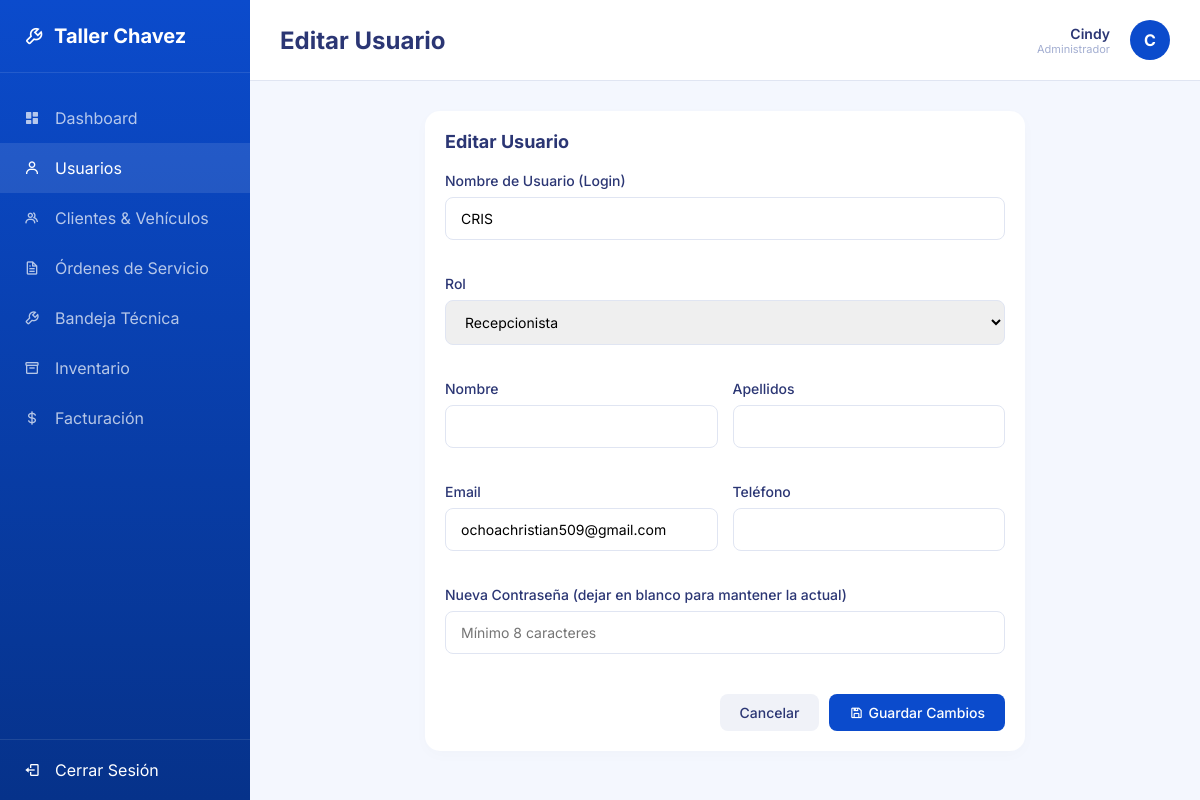
The app's page /usuarios/editar/1/ (signed in) with its own data.
### usuarios/models.py (models this page shows, shortened)
class UsuarioPersonalizado(AbstractUser):
    ROLES = (
        ('ADMIN', 'Administrador'),
        ('MECANICO', 'Mecánico'),
        ('RECEPCIONISTA', 'Recepcionista'),
    )
    rol = models.CharField(max_length=20, choices=ROLES, default='RECEPCIONISTA')
    telefono = models.CharField(max_length=20, blank=True, null=True)

### usuarios/views.py (the view)
# urls.py: path('editar/<int:pk>/', views.usuario_editar, name='usuario_editar'),
@admin_required
def usuario_editar(request, pk):
    usuario = get_object_or_404(UsuarioPersonalizado, pk=pk)
    if request.method == 'POST':
        form = UsuarioForm(request.POST, instance=usuario)
        if form.is_valid():
            user_obj = form.save(commit=False)
            password = form.cleaned_data.get('password')
            if password:
                user_obj.set_password(password)
            user_obj.save()
            messages.success(request, 'Usuario actualizado exitosamente.')
            return redirect('usuarios_lista')
        else:
            for field, errors in form.errors.items():
                for error in errors:
                    messages.error(request, f"{error}")
    else:
        form = UsuarioForm(instance=usuario)
    return render(request, 'usuarios/usuario_form.html', {'form': form, 'usuario': usuario, 'accion': 'Editar'})

### usuarios/forms.py (shortened to what this page needs)
class UsuarioForm(forms.ModelForm):
    password = forms.CharField(
        widget=forms.PasswordInput(attrs={'class': 'form-control', 'placeholder': 'Mínimo 8 caracteres'}),
        required=False,
        label='Contraseña',
        help_text='Mínimo 8 caracteres.'
    )
    class Meta:
        model = UsuarioPersonalizado
        fields = ['username', 'first_name', 'last_name', 'email', 'rol', 'telefono', 'password']
        widgets = {
            'username': forms.TextInput(attrs={'class': 'form-control', 'required': 'required'}),
            'first_name': forms.TextInput(attrs={'class': 'form-control', 'required': 'required'}),
            'last_name': forms.TextInput(attrs={'class': 'form-control', 'required': 'required'}),
            'email': forms.EmailInput(attrs={'class': 'form-control', 'required': 'required'}),
            'rol': forms.Select(attrs={'class': 'form-control', 'required': 'required'}),
            'telefono': forms.TextInput(attrs={'class': 'form-control'}),
        }

### usuarios/templates/usuarios/usuario_form.html (shortened to what this page needs)
{% extends 'base.html' %}
{% block page_title %}{{ accion }} Usuario{% endblock %}
{% block content %}
<div class="card-table" style="max-width: 600px; margin: 0 auto; padding: 20px;">
    <div class="card-table-header">{{ accion }} Usuario</div>
    <form method="POST">
        <div style="display: grid; grid-template-columns: 1fr; gap: 15px;">
            <div class="form-group">
                <label>Nombre de Usuario (Login)</label>
                {{ form.username }}
            </div>
            <div class="form-group">
                <label>Rol</label>
                {{ form.rol }}
            </div>
            <div style="display: grid; grid-template-columns: 1fr 1fr; gap: 15px;">
                <div class="form-group">
                    <label>Nombre</label>
                    {{ form.first_name }}
                </div>
                <div class="form-group">
                    <label>Apellidos</label>
                    {{ form.last_name }}
                </div>
            </div>
            <div style="display: grid; grid-template-columns: 1fr 1fr; gap: 15px;">
                <div class="form-group">
                    <label>Email</label>
                    {{ form.email }}
                </div>
                <div class="form-group">
                    <label>Teléfono</label>
                    {{ form.telefono }}
                </div>
            </div>
            <div class="form-group">
                <label>Nueva Contraseña (dejar en blanco para mantener la actual)</label>
                {{ form.password }}
            </div>
        </div>
        <div style="margin-top: 20px; display: flex; justify-content: flex-end; gap: 10px;">
            <a href="{% url 'usuarios_lista' %}" class="btn btn-secondary" style="text-decoration: none;">Cancelar</a>
            <button type="submit" class="btn btn-primary"><i class='bx bx-save'></i> Guardar Cambios</button>
        </div>
    </form>
</div>
{% endblock %}

### nucleo/templates/base.html (shortened to what this page needs)
<!DOCTYPE html>
<html lang="es">
<head>
    <link href="https://unpkg.com/boxicons@2.1.4/css/boxicons.min.css" rel="stylesheet">
    {% load static %}
    <link rel="stylesheet" href="{% static 'css/estilos.css' %}">
</head>
<body>
    <aside class="sidebar">
        <div class="sidebar-header">
            <i class='bx bx-wrench'></i>
            <span>Taller Chavez</span>
        </div>
        <ul class="nav-links">
            <a href="{% url 'dashboard' %}">
                <li class="{% if request.resolver_match.url_name == 'dashboard' %}active{% endif %}">
                    <i class='bx bxs-dashboard'></i> Dashboard
                </li>
            </a>
            {% if request.user.rol == 'ADMIN' %}
            <a href="{% url 'usuarios_lista' %}">
                <li class="{% if 'usuario' in request.resolver_match.url_name %}active{% endif %}">
                    <i class='bx bx-user'></i> Usuarios
                </li>
            </a>
            {% endif %}
            {% if request.user.rol == 'ADMIN' or request.user.rol == 'RECEPCIONISTA' %}
            <a href="{% url 'clientes_lista' %}">
                <li class="{% if 'cliente' in request.resolver_match.url_name %}active{% endif %}">
                    <i class='bx bx-group'></i> Clientes & Vehículos
                </li>
            </a>
            {% endif %}
            <a href="{% url 'ordenes_lista' %}">
                <li class="{% if 'orden' in request.resolver_match.url_name and request.resolver_match.url_name != 'ordenes_bandeja' %}active{% endif %}">
                    <i class='bx bx-file'></i> Órdenes de Servicio
                </li>
            </a>
            {% if request.user.rol == 'MECANICO' or request.user.rol == 'ADMIN' %}
            <a href="{% url 'ordenes_bandeja' %}">
                <li class="{% if request.resolver_match.url_name == 'ordenes_bandeja' %}active{% endif %}">
                    <i class='bx bx-wrench'></i> Bandeja Técnica
                </li>
            </a>
            {% endif %}
            {% if request.user.rol == 'ADMIN' or request.user.rol == 'RECEPCIONISTA' %}
            <a href="{% url 'inventario_lista' %}">
                <li class="{% if 'inventario' in request.resolver_match.url_name %}active{% endif %}">
                    <i class='bx bx-box'></i> Inventario
                </li>
            </a>
            <a href="{% url 'facturacion_lista' %}">
                <li class="{% if 'factura' in request.resolver_match.url_name %}active{% endif %}">
                    <i class='bx bx-dollar'></i> Facturación
                </li>
            </a>
            {% endif %}
        </ul>
        <a href="{% url 'logout' %}" style="text-decoration: none; color: inherit; margin-top: auto;">
            <div class="logout-btn">
                <i class='bx bx-log-out'></i>
                <span>Cerrar Sesión</span>
            </div>
        </a>
    </aside>
    <main class="main-content">
        <header class="top-header">
            <div class="page-title">{% block page_title %}Dashboard{% endblock %}</div>
            <div class="user-profile">
                <div style="text-align: right; margin-right: 10px;">
                    <div style="font-weight: 600; font-size: 14px;">{{ request.user.first_name|default:request.user.username }}</div>
                    <div style="font-size: 11px; color: var(--text-muted);">{{ request.user.get_rol_display }}</div>
                </div>
                <div class="avatar">
                    {{ request.user.first_name|default:request.user.username|make_list|first|upper }}
                </div>
            </div>
        </header>
        <div class="content-wrapper">
            {% block content %}
            {% endblock %}
        </div>
    </main>
</body>
</html>

### nucleo/static/css/estilos.css (style rules this page uses)
:root { --primary-blue: #0b4bcc; --secondary-blue: #06328a; --light-bg: #f4f7fe; --white: #ffffff; --text-main: #2b3674; --text-muted: #a3aed1; --success-green: #05cd99; --warning-yellow: #ffce20; --danger-red: #ee5d50; --purple: #863cf1; --border-color: #e0e5f2; }
* { margin: 0; padding: 0; box-sizing: border-box; font-family: 'Inter', sans-serif; }
body { background-color: var(--light-bg); color: var(--text-main); display: flex; height: 100vh; overflow: hidden; }
.sidebar { width: 250px; background: linear-gradient(180deg, var(--primary-blue) 0%, var(--secondary-blue) 100%); color: var(--white); display: flex; flex-direction: column; }
.sidebar-header { padding: 24px; font-size: 20px; font-weight: bold; display: flex; align-items: center; gap: 10px; border-bottom: 1px solid rgba(255,255,255,0.1); }
.nav-links { list-style: none; margin-top: 20px; }
.nav-links li, .nav-links a { text-decoration: none; color: inherit; display: block; }
.nav-links li { padding: 15px 24px; cursor: pointer; display: flex; align-items: center; gap: 15px; opacity: 0.7; transition: all 0.3s ease; }
.nav-links li:hover, .nav-links li.active { opacity: 1; background: rgba(255,255,255,0.1); }
.logout-btn { margin-top: auto; padding: 20px 24px; display: flex; align-items: center; gap: 15px; cursor: pointer; border-top: 1px solid rgba(255,255,255,0.1); }
.main-content { flex: 1; display: flex; flex-direction: column; overflow-y: auto; }
.top-header { background: var(--white); padding: 20px 30px; display: flex; justify-content: space-between; align-items: center; border-bottom: 1px solid var(--border-color); }
.page-title { font-size: 24px; font-weight: 700; }
.user-profile { display: flex; align-items: center; gap: 10px; }
.avatar { width: 40px; height: 40px; border-radius: 50%; background-color: var(--primary-blue); color: var(--white); display: flex; align-items: center; justify-content: center; font-weight: bold; }
.content-wrapper { padding: 30px; }
.card-table { background: var(--white); border-radius: 15px; padding: 20px; box-shadow: 0 4px 15px rgba(0,0,0,0.02); }
.card-table-header { font-size: 18px; font-weight: bold; margin-bottom: 20px; }
.form-group { margin-bottom: 20px; }
.form-group label { display: block; margin-bottom: 8px; color: var(--text-main); font-size: 14px; font-weight: 500; }
.form-control { width: 100%; padding: 12px 15px; border: 1px solid var(--border-color); border-radius: 8px; outline: none; font-family: inherit; font-size: 14px; transition: border-color 0.3s; }
.btn { padding: 10px 20px; border-radius: 8px; font-weight: 500; cursor: pointer; border: none; font-size: 14px; display: inline-flex; align-items: center; gap: 5px; transition: opacity 0.2s; }
.btn-primary { background: var(--primary-blue); color: white; }
.btn-secondary { background: #f0f2f8; color: var(--text-main); }

### records on screen
UsuarioPersonalizado: user.first_name "Cindy", user.rol "Administrador", user.first_name|make_list "C"
UsuarioPersonalizado: username "CRIS", rol "Recepcionista", email "ochoachristian509@gmail.com"

### other values on screen
{{ accion }} "Editar"
